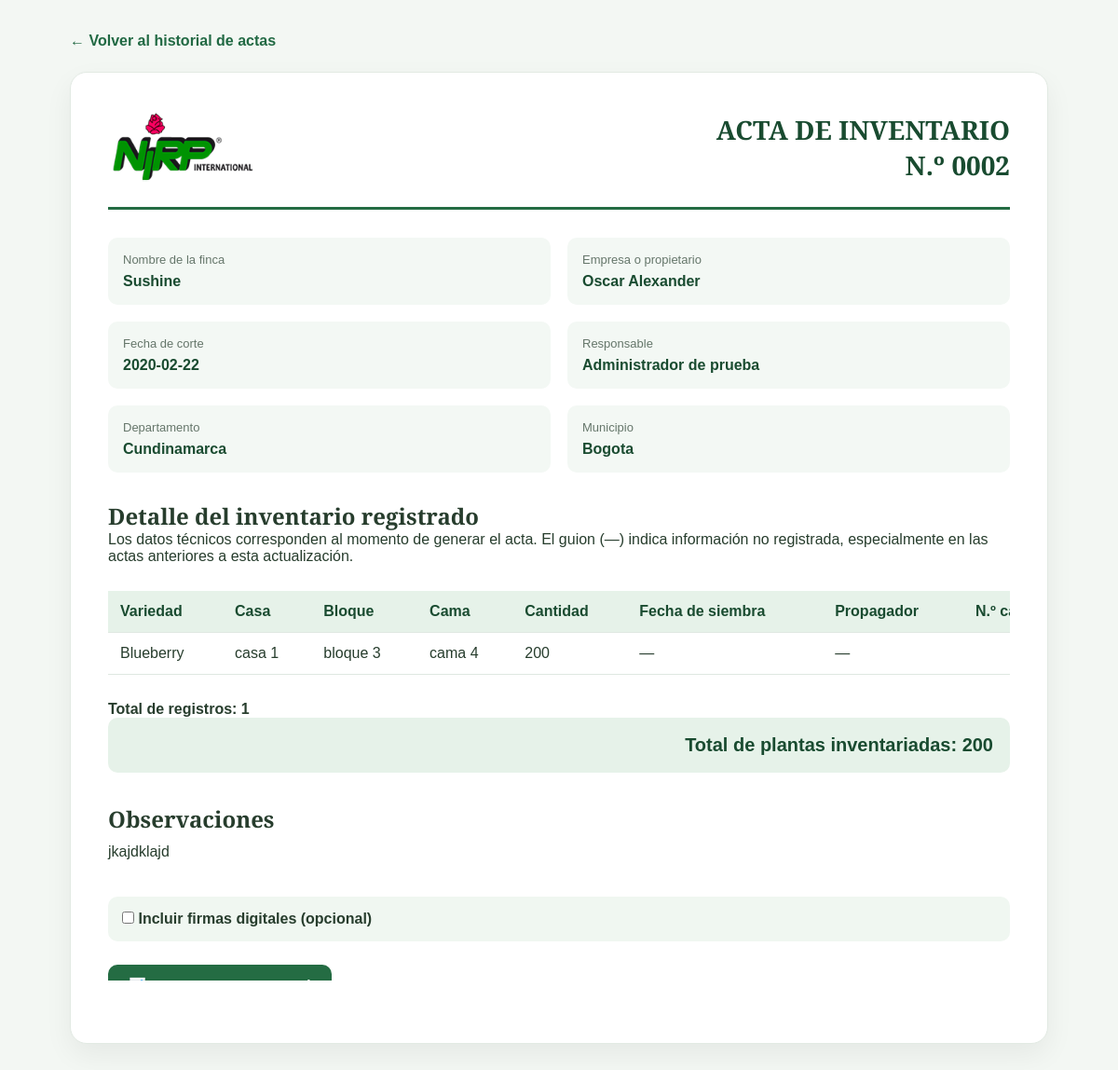
/admin/actas/2 (signed in), run on the app's committed database.
### tables this page shows
CREATE TABLE actas_inventario (
                id INTEGER PRIMARY KEY AUTOINCREMENT,
                finca_id INTEGER NOT NULL,
                responsable_id INTEGER NOT NULL,
                fecha_corte TEXT NOT NULL,
                observaciones TEXT NOT NULL DEFAULT '',
                creada_en TEXT NOT NULL
                    DEFAULT CURRENT_TIMESTAMP,

                FOREIGN KEY (finca_id)
                    REFERENCES fincas(id)
                    ON DELETE RESTRICT,

                FOREIGN KEY (responsable_id)
                    REFERENCES usuarios(id)
                    ON DELETE RESTRICT
            );

CREATE TABLE fincas (
                id INTEGER PRIMARY KEY AUTOINCREMENT,
                nombre TEXT NOT NULL,
                empresa TEXT,
                departamento TEXT NOT NULL,
                municipio TEXT NOT NULL,
                vereda TEXT,
                direccion TEXT,
                telefono TEXT,
                ubicacion_cultivo TEXT,
                variedades_otras_casas TEXT,
                latitud REAL,
                longitud REAL,
                observaciones TEXT,
                fecha_registro TEXT DEFAULT CURRENT_TIMESTAMP
            );

CREATE TABLE usuarios (
                id INTEGER PRIMARY KEY AUTOINCREMENT,
                nombre TEXT NOT NULL,
                correo TEXT NOT NULL UNIQUE,
                password_hash TEXT NOT NULL,
                rol TEXT NOT NULL DEFAULT 'cliente'
                    CHECK (rol IN ('admin', 'cliente'))
            );

CREATE TABLE actas_inventario_detalle (
                id INTEGER PRIMARY KEY AUTOINCREMENT,
                acta_id INTEGER NOT NULL,
                variedad_id INTEGER,
                variedad_nombre TEXT NOT NULL,
                casa TEXT NOT NULL,
                bloque TEXT NOT NULL,
                cama TEXT NOT NULL,
                cantidad INTEGER NOT NULL
                    CHECK(cantidad >= 0),

                FOREIGN KEY (acta_id)
                    REFERENCES actas_inventario(id)
                    ON DELETE RESTRICT
            );

### app.py (the view)
@app.route("/admin/actas/<int:acta_id>")
@administrador_requerido
def detalle_acta(acta_id):
    resultado = obtener_detalle_acta(acta_id)
    if resultado is None:
        abort(404)
    return render_template(
        "detalle_acta.html",
        acta=resultado["acta"],
        detalles=resultado["detalles"],
        total_registros=resultado["total_registros"],
        total_cantidad=resultado["total_cantidad"]
    )

### app.py (called while the page is built)
def csrf_token():
    if "csrf_token" not in session:
        session["csrf_token"] = (
            secrets.token_urlsafe(32)
        )
    return session["csrf_token"]

@app.context_processor
def funciones_plantilla():
    return {
        "csrf_token": csrf_token
    }

def administrador_requerido(funcion):
    @wraps(funcion)
    def protegida(*args, **kwargs):
        usuario_id = session.get("usuario_id")
        if not usuario_id:
            flash(
                "Primero debes iniciar sesión.",
                "warning"
            )
            return redirect(url_for("login"))
        usuario = obtener_usuario_id(usuario_id)
        if not usuario:
            session.clear()
            return redirect(url_for("login"))
        if usuario["rol"] != "admin":
            abort(403)
        return funcion(*args, **kwargs)
    return protegida

### database.py (called while the page is built)
def conectar():
    conexion = sqlite3.connect(DATABASE)
    conexion.row_factory = sqlite3.Row
    conexion.execute("PRAGMA foreign_keys = ON")
    return conexion

def obtener_usuario_id(usuario_id):
    with conectar() as conexion:
        fila = conexion.execute("""
            SELECT * FROM usuarios
            WHERE id = ?
        """, (usuario_id,)).fetchone()
        return dict(fila) if fila else None

### templates/detalle_acta.html (shortened to what this page needs)
<!DOCTYPE html>
<html lang="es">
<head>
    <link rel="stylesheet"
          href="{{ url_for('static', filename='styles.css') }}">
</head>
<body class="detalle-acta-pagina">
    <main class="detalle-acta-contenedor">
        <a href="{{ url_for('actas_inventario_admin') }}"
           class="detalle-acta-volver">
            ← Volver al historial de actas
        </a>
        <article class="detalle-acta-documento">
            <header class="detalle-acta-cabecera">
                <img
                    src="{{ url_for('static', filename='imagenes/logo-nirp.png') }}"
                    alt="NIRP International"
                    class="detalle-acta-logo">
                <h1>
                    ACTA DE INVENTARIO<br>
                    N.º {{ "%04d"|format(acta.id) }}
                </h1>
            </header>
            <section class="detalle-acta-datos">
                <div class="detalle-acta-dato">
                    <span>Nombre de la finca</span>
                    <strong>{{ acta.finca_nombre }}</strong>
                </div>
                <div class="detalle-acta-dato">
                    <span>Empresa o propietario</span>
                    <strong>{{ acta.finca_empresa or 'No registrado' }}</strong>
                </div>
                <div class="detalle-acta-dato">
                    <span>Fecha de corte</span>
                    <strong>{{ acta.fecha_corte }}</strong>
                </div>
                <div class="detalle-acta-dato">
                    <span>Responsable</span>
                    <strong>{{ acta.responsable_nombre }}</strong>
                </div>
                <div class="detalle-acta-dato">
                    <span>Departamento</span>
                    <strong>{{ acta.departamento }}</strong>
                </div>
                <div class="detalle-acta-dato">
                    <span>Municipio</span>
                    <strong>{{ acta.municipio }}</strong>
                </div>
            </section>
            <h2>Detalle del inventario registrado</h2>
            <p>Los datos técnicos corresponden al momento de generar el acta.
               El guion (—) indica información no registrada, especialmente
               en las actas anteriores a esta actualización.</p>
            <div class="detalle-acta-tabla-contenedor">
                <table class="detalle-acta-tabla">
                    <thead>
                        <tr>
                            <th>Variedad</th>
                            <th>Casa</th>
                            <th>Bloque</th>
                            <th>Cama</th>
                            <th>Cantidad</th>
                            <th>Fecha de siembra</th>
                            <th>Propagador</th>
                            <th>N.º camas</th>
                        </tr>
                    </thead>
                    <tbody>
                        {% for item in detalles %}
                        <tr>
                            <td>{{ item.variedad_nombre }}</td>
                            <td>{{ item.casa }}</td>
                            <td>{{ item.bloque }}</td>
                            <td>{{ item.cama }}</td>
                            <td>{{ item.cantidad }}</td>
                            <td>{{ item.fecha_siembra or '—' }}</td>
                            <td>{{ item.propagador or '—' }}</td>
                            <td>{{ item.numero_camas if item.numero_camas is not none else '—' }}</td>
                        </tr>
                        {% endfor %}
                    </tbody>
                </table>
            </div>
            <p>
                <strong>
                    Total de registros: {{ total_registros }}
                </strong>
            </p>
            <div class="detalle-acta-total">
                 Total de plantas inventariadas:
                {{ total_cantidad }}
            </div>
            <section class="detalle-acta-observaciones">
                <h2>Observaciones</h2>
                <p>
                    {{ acta.observaciones or 'Sin observaciones.' }}
                </p>
            </section>
<form
    id="formExcel"
    method="POST"
    action="{{ url_for('exportar_acta_excel', acta_id=acta.id) }}">
    <div class="detalle-acta-opcion-firmas">
        <label>
            <input
                type="checkbox"
                id="mostrarFirmas">
            Incluir firmas digitales (opcional)
        </label>
    </div>
    <button type="submit"
            class="detalle-acta-imprimir">
        📊 Descargar acta en Excel
    </button>
</form>
</article>
</main>
</body>
</html>

### static/styles.css (style rules this page uses)
* { margin: 0; padding: 0; box-sizing: border-box; }
html { scroll-behavior: smooth; scroll-padding-top: 100px; }
body { font-family: 'DM Sans', sans-serif; color: #203d29; background: #fff; overflow-x: hidden; }
h1, h2, h3 { font-family: 'Playfair Display', serif; }
img { max-width: 100%; }
:root { --nirp-verde-oscuro: #17492f; --nirp-verde: #246a43; --nirp-verde-claro: #eaf4ed; --nirp-fondo: #f6f9f6; --nirp-texto: #263d2d; --nirp-texto-suave: #53675a; --nirp-borde: #dfebe1; --nirp-blanco: #ffffff; }
body { background: #f1f6f2; }
.detalle-acta-opcion-firmas { margin-top: 35px; padding: 15px; background: #f0f7f1; border-radius: 10px; }
.detalle-acta-opcion-firmas label { cursor: pointer; font-weight: 600; }

### templates/detalle_acta.html (style rules this page uses)
.detalle-acta-pagina { margin: 0; background: #f3f7f3; color: #273d2d; font-family: Arial, sans-serif; }
.detalle-acta-contenedor { width: min(1050px, 94%); margin: 35px auto 70px; }
.detalle-acta-volver { display: inline-block; margin-bottom: 24px; color: #216943; text-decoration: none; font-weight: 700; }
.detalle-acta-documento { background: white; border: 1px solid #e2eae3; border-radius: 18px; padding: 40px; box-shadow: 0 12px 30px rgba(0, 0, 0, 0.06); }
.detalle-acta-cabecera { display: flex; align-items: center; justify-content: space-between; gap: 20px; padding-bottom: 25px; border-bottom: 3px solid #246c43; }
.detalle-acta-logo { width: 160px; max-width: 100%; height: auto; }
.detalle-acta-cabecera h1 { margin: 0; color: #194b30; font-size: 28px; text-align: right; }
.detalle-acta-datos { display: grid; grid-template-columns: repeat(2, 1fr); gap: 18px; margin: 30px 0; }
.detalle-acta-dato { background: #f3f8f4; border-radius: 10px; padding: 16px; }
.detalle-acta-dato span { display: block; margin-bottom: 7px; color: #65766a; font-size: 13px; }
.detalle-acta-dato strong { color: #194b30; }
.detalle-acta-tabla-contenedor { overflow-x: auto; margin: 28px 0; }
.detalle-acta-tabla { width: 100%; border-collapse: collapse; min-width: 1450px; }
.detalle-acta-tabla th, .detalle-acta-tabla td { padding: 13px; text-align: left; border-bottom: 1px solid #dfe8e1; }
.detalle-acta-tabla th { background: #e6f2e9; color: #194b30; }
.detalle-acta-total { text-align: right; padding: 18px; background: #e6f2e9; border-radius: 10px; color: #194b30; font-size: 20px; font-weight: 700; }
.detalle-acta-observaciones { margin-top: 30px; line-height: 1.7; overflow-wrap: anywhere; }
.detalle-acta-imprimir { margin-top: 25px; padding: 13px 22px; color: white; background: #246c43; border: none; border-radius: 10px; font-size: 15px; font-weight: 700; cursor: pointer; }

### data on the page
actas_inventario: id "0002", fecha_corte "2020-02-22", observaciones "jkajdklajd"
fincas: finca_nombre "Sushine", empresa "Oscar Alexander", departamento "Cundinamarca", municipio "Bogota"
usuarios: responsable_nombre "Administrador de prueba"
actas_inventario_detalle: variedad_nombre "Blueberry", casa "casa 1", bloque "bloque 3", cama "cama 4", cantidad "200", fecha_siembra "—", propagador "—"

### other printed values
{{ total_registros }} "1"
{{ total_cantidad }} "200"
